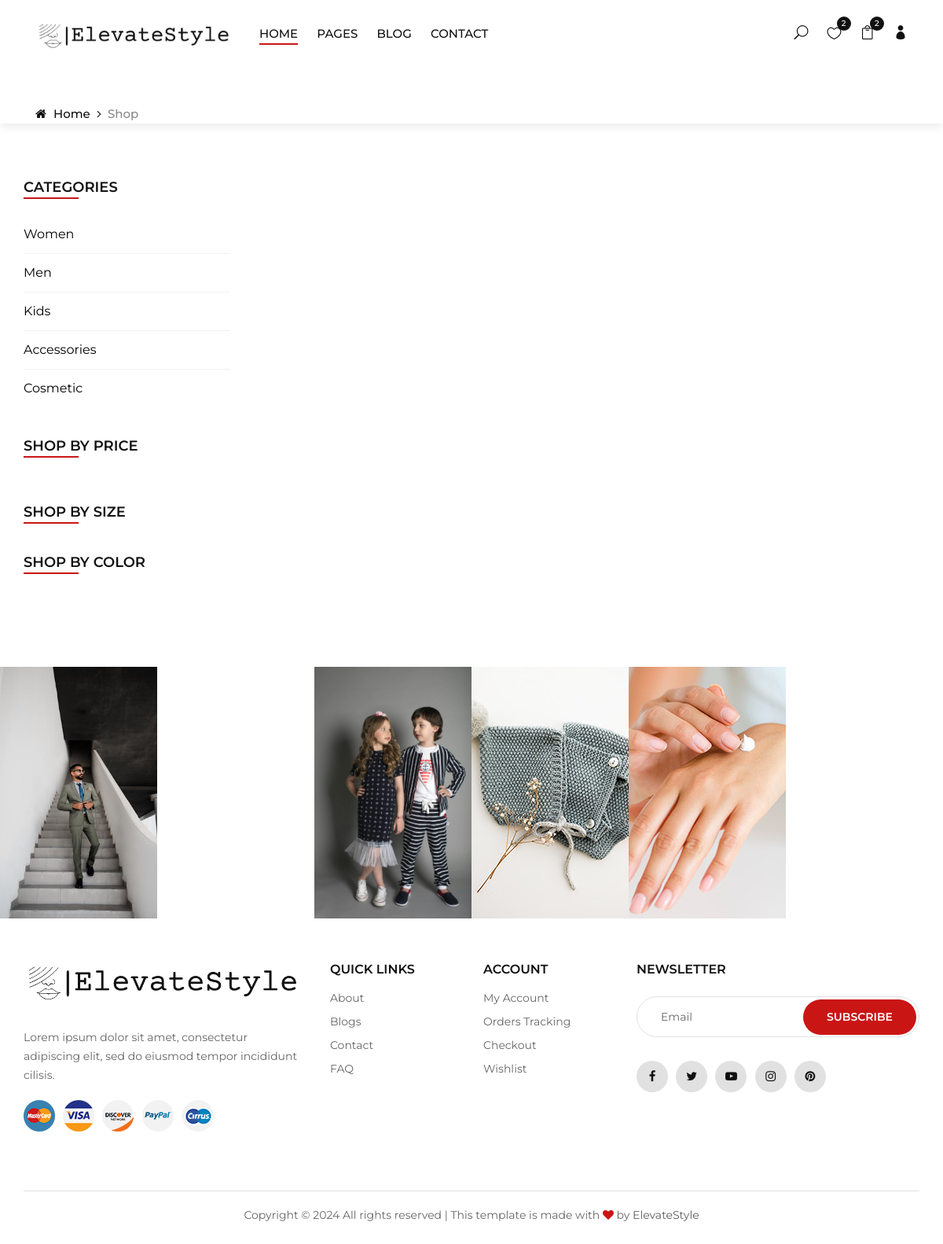
Page /shop/men/ on the earlier database version.
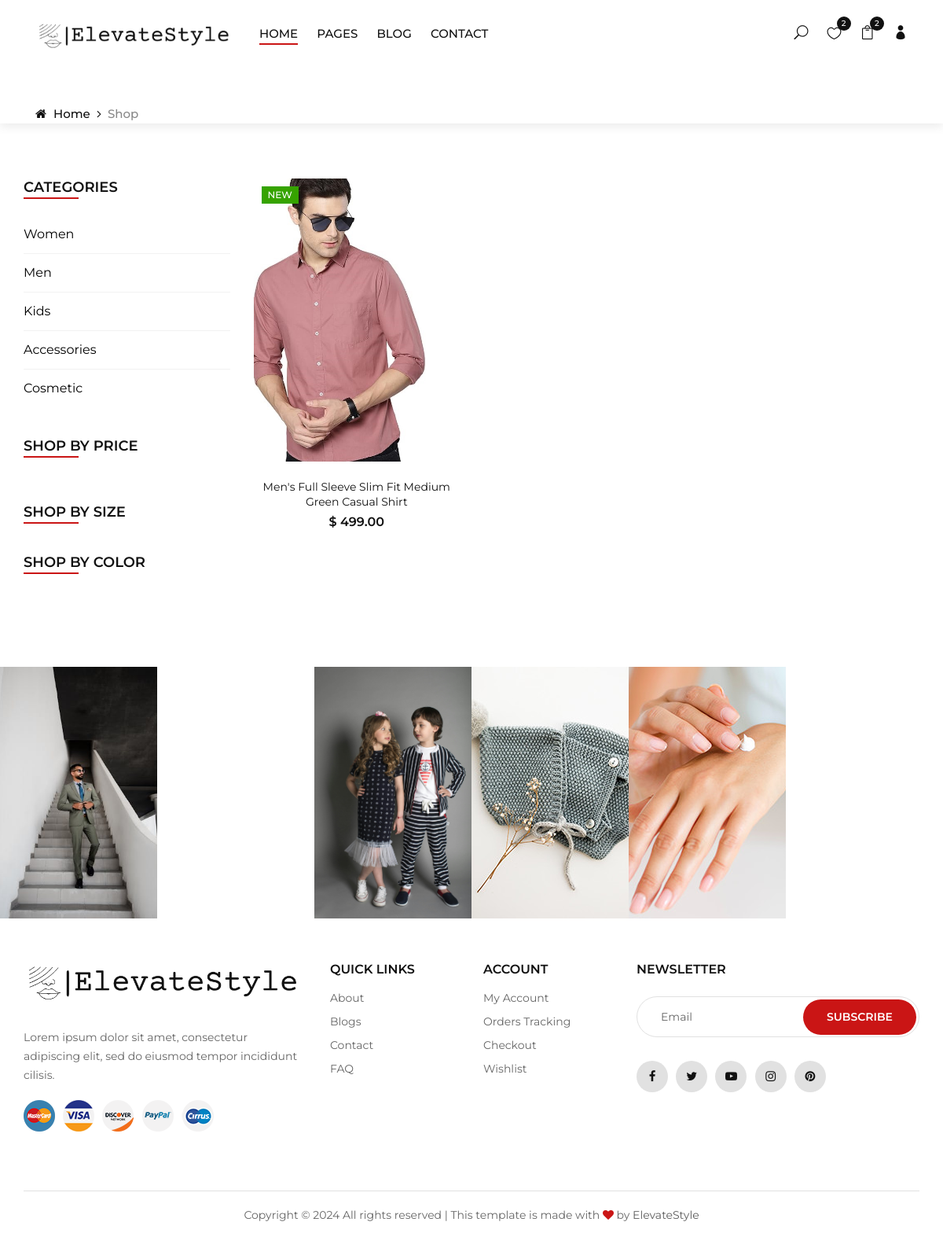
Same page on the later database version.
### app/models.py (models this page shows, shortened)
class Product(models.Model):
    product_name = models.CharField(max_length=255)
    product_price = models.DecimalField(max_digits=10, decimal_places=2)
    description = models.TextField()
    category = models.ForeignKey(Category, on_delete=models.CASCADE)
    product_image_1 = models.ImageField(upload_to='product_images/', blank=False, null=False)
    product_image_2 = models.ImageField(upload_to='product_images/', blank=True, null=True)
    product_image_3 = models.ImageField(upload_to='product_images/', blank=True, null=True)
    product_image_4 = models.ImageField(upload_to='product_images/', blank=True, null=True)
    product_image_5 = models.ImageField(upload_to='product_images/', blank=True, null=True)
    Colors=models.ManyToManyField(Color)
    sizes = models.ManyToManyField(Size)
    description = models.TextField()

### app/views.py (the view)
# urls.py: path('shop/<str:category>/',views.shop,name='shop'),
def shop(request, category):
    products = Product.objects.filter(category__name=category)
    return render(request, 'shop.html', {'products' : products})

### templates/shop.html (shortened to what the changed rows need)
        {% extends "base.html" %}
{% load static %}
{% block content %}
    <section class="shop spad">
        <div class="container">
            <div class="row">
                <div class="col-lg-9 col-md-9">
                    <div class="row">
                        {% for product in products %}
                            <div class="col-lg-4 col-md-6">
                                <div class="product__item">
                                    <div class="product__item__pic set-bg" data-setbg="{{ product.product_image_1.url }}">
                                        <a href="{% url 'product_details' product_id=product.id %}"><img src="{{ product.product_image_1.url }}" alt=""></a>
                                        <div class="label new">New</div>
                                    </div>
                                    <div class="product__item__text">
                                        <h6><a href="{% url 'product_details' product_id=product.id %}">{{ product.product_name }}</a></h6>
                                        <div class="product__price">$ {{ product.product_price }}</div>
                                    </div>
                                </div>
                            </div>
                        {% endfor %}
                    </div>
                </div>
            </div>
        </div>
    </section>
{% endblock content %}

Differences in the rows shown:
added Product: product_image_1 (picture), product_name "Men's Full Sleeve Slim Fit Medium Green Casual Shirt", product_price "499.00"
